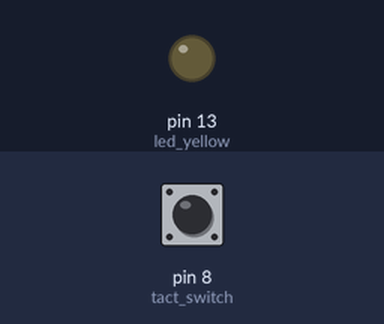
Bench run of a sketch on a simulated Arduino Uno, built with avr-gcc and run on an emulated ATmega328P. On the bench: output pins drawn as LEDs (lit = HIGH). The test bench sets the inputs (shaded band); at power-on: pin 8 (tact_switch) LOW.

Above: at 1.2 s.
1.3 s: pin 8 (tact_switch) pulled HIGH for 0.15 s
At 1.37 s:
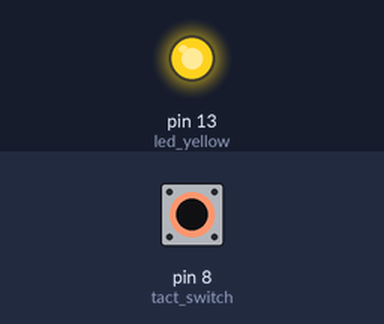
2.9 s: pin 8 (tact_switch) pulled HIGH for 3.2 s
At 7.2 s:
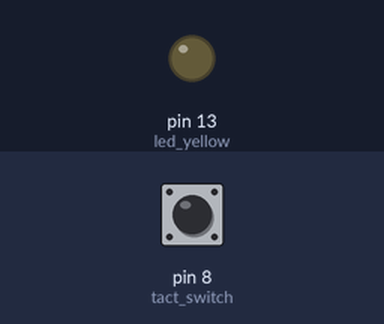
Timing chart, 0 to 8.7 s (numbered marks = the images above; inputs shaded):
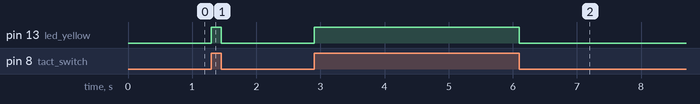

The sketch:

switch_ex02.ino
```cpp
int led_yellow = 13;
int tact_switch = 8;

void setup() {
  pinMode(led_yellow, OUTPUT);
  pinMode(tact_switch, INPUT);
}

void loop() {
  while(digitalRead(tact_switch) == HIGH)
  {
    digitalWrite(led_yellow, HIGH);
  }
  digitalWrite(led_yellow, LOW);
}
```

Measured:
- after the input at 1.3 s, pin 13 (led_yellow): LOW → HIGH at once, → LOW 0.15 s later
- after the input at 2.9 s, pin 13 (led_yellow): LOW → HIGH at once, → LOW 3.2 s later
